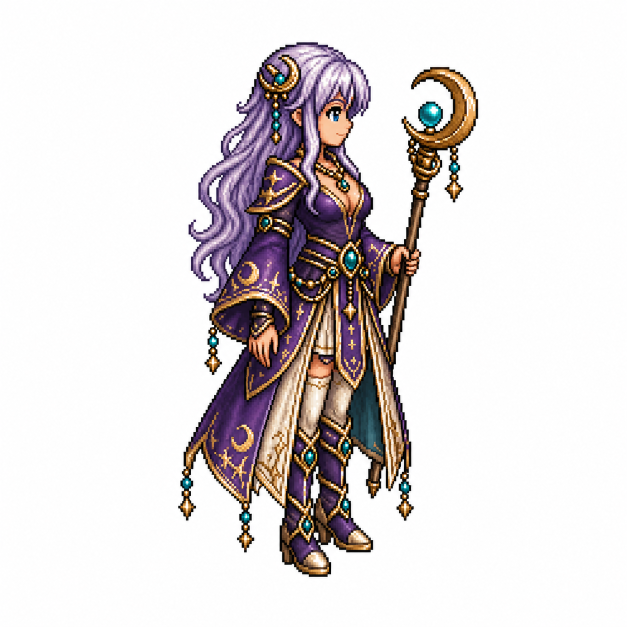
#> input picture assets/characters/purple_mage/base/east.png, 1254 x 1254 px (shown at 1/2 size)
$ python -i generate_moss_golem_v2_rock_spray_pipeline.py   (imports and definitions only)
#> lines starting #> are read from the running program, lines starting #| are printed output that depends on the picture
#!/usr/bin/env python3
"""Build the moss_golem_v2 large 8-direction rock_spray sprite pipeline."""

from __future__ import annotations

import csv
import json
import math
import random
import shutil
from collections import deque
from dataclasses import dataclass
from datetime import datetime
from pathlib import Path

from PIL import Image, ImageChops, ImageDraw, ImageEnhance, ImageFilter


ROOT = Path(__file__).resolve().parents[1]
SUBJECT_ROOT = ROOT / "assets" / "monsters" / "moss_golem_v2"
BASE = SUBJECT_ROOT / "base"
TEMPLATE = ROOT / "assets" / "sprite_pipeline_template"
ANIMATION = "rock_spray"
DIRECTIONS = [
    "south",
    "southeast",
    "east",
    "northeast",
    "north",
    "northwest",
    "west",
    "southwest",
]
FRAME_COUNT = 8
PROFILE = {
    "name": "monster_large_action_1152",
    "width": 1152,
    "height": 1152,
    "anchor_x": 576,
    "anchor_y": 1128,
    "top_padding": 288,
    "floor_padding": 24,
    "source_spacing": 1152,
    "raw_gutter": 9216,
}
USER_DIRECTION = "The golem's chest should open and many rocks should spray out at a 60 degree cone."
FEATURES = (
    "preserve the moss-covered stone golem silhouette, tan stone plates, green moss, vine wraps, "
    "glowing green chest core, glowing eyes when visible, heavy hands and feet, and no added weapons or props"
)
POSE_PLAN = [
    "Frame 01: grounded anticipation; chest plates still closed, shoulders settle, hands brace low.",
    "Frame 02: chest rises and head pulls back; chest seam cracks open with a few dust flecks.",
    "Frame 03: chest cavity opens wide and the first pebbles burst from the glowing core.",
    "Frame 04: full blast; torso commits forward and a dense stream of rocks fills the cone center.",
    "Frame 05: widest 60 degree spray; chest is fully open and rocks spread farthest across the cone.",
    "Frame 06: spray pressure drops; fewer rocks continue outward while the chest plates start to close.",
    "Frame 07: chest narrows; last pebbles and dust drift in the direction of fire.",
    "Frame 08: recovery pose; chest nearly closed, body returns to its planted stance with fading dust.",
]


@dataclass(frozen=True)
class Job:
    direction: str
    seed_file: Path
    mapped_sources: tuple[Path, ...]

    @property
    def job_id(self) -> str:
        return f"{ANIMATION}_{self.direction}"


def rel(path: Path) -> str:
    return str(path.relative_to(ROOT)).replace("\\", "/")


# [65 lines left out: functions ensure_base, mapped_sources, seed_for, copy_template_files, ensure_profile_mentions_animation, ensure_dirs, not called in this run]


def edge_background_to_alpha(image: Image.Image) -> Image.Image:
    rgb = image.convert("RGB")
#> rgb is the input picture: PIL image 1254x1254 RGB; mean R, G, B 223, 217.5, 217.9
    width, height = rgb.size
#> width = 1254; height = 1254
    pixels = rgb.load()
    visited = bytearray(width * height)
    queue: deque[tuple[int, int]] = deque()

    def is_bg(x: int, y: int) -> bool:
        r, g, b = pixels[x, y]
        return r >= 238 and g >= 238 and b >= 238 and max(r, g, b) - min(r, g, b) <= 20

    for x in range(width):
        for y in (0, height - 1):
            if is_bg(x, y):
                queue.append((x, y))
                visited[y * width + x] = 1
#> this loop made 1254 passes
    for y in range(height):
        for x in (0, width - 1):
            if is_bg(x, y):
                queue.append((x, y))
                visited[y * width + x] = 1
#> this loop made 1254 passes

    while queue:
        x, y = queue.popleft()
        for nx, ny in ((x + 1, y), (x - 1, y), (x, y + 1), (x, y - 1)):
            if nx < 0 or ny < 0 or nx >= width or ny >= height:
                continue
            index = ny * width + nx
            if visited[index] or not is_bg(nx, ny):
                continue
            visited[index] = 1
            queue.append((nx, ny))

    rgba = rgb.convert("RGBA")
    out = rgba.load()
    for y in range(height):
        for x in range(width):
            if visited[y * width + x]:
                out[x, y] = (255, 255, 255, 0)
    return rgba


def tight_crop(image: Image.Image) -> Image.Image:
    bbox = image.getchannel("A").getbbox()
    if bbox is None:
        raise SystemExit("Source image became empty after background removal")
    return image.crop(bbox)
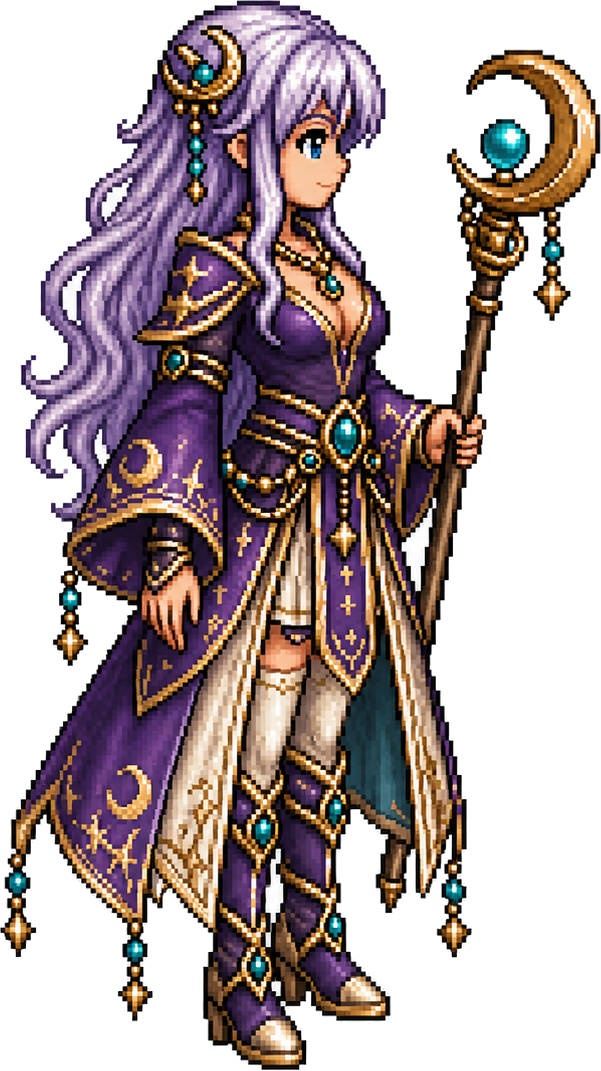
#> returned value: PIL image 601x1071 RGBA; mean R, G, B, A 179, 165.5, 166.4, 139.5; transparent parts drawn white


def normalized_seed(path: Path) -> Image.Image:
    crop = tight_crop(edge_background_to_alpha(Image.open(path)))
    max_w = 560
    max_h = 650
    scale = min(max_w / crop.width, max_h / crop.height)
    size = (max(1, round(crop.width * scale)), max(1, round(crop.height * scale)))
    sprite = crop.resize(size, Image.Resampling.LANCZOS)
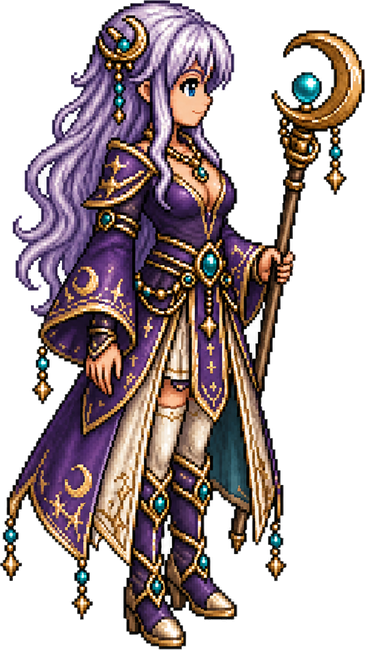
#> sprite: PIL image 365x650 RGBA; mean R, G, B, A 68.3, 54.8, 55.8, 139.5; transparent parts drawn white
    sprite = ImageEnhance.Sharpness(sprite).enhance(1.25)

    frame = Image.new("RGBA", (PROFILE["width"], PROFILE["height"]), (0, 0, 0, 0))
#> frame: PIL image 1152x1152 RGBA; every value is 0
    x = PROFILE["anchor_x"] - sprite.width // 2
    y = PROFILE["anchor_y"] - sprite.height - 28
    frame.alpha_composite(sprite, (x, y))
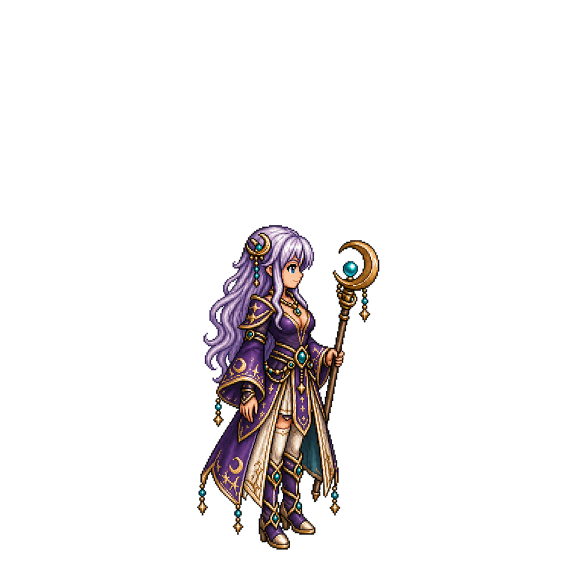
#> frame: PIL image 1152x1152 RGBA (shown at 1/2 size); mean R, G, B, A 12.2, 9.8, 10, 24.9; transparent parts drawn white
    return frame


# [199 lines left out: functions direction_vector, chest_position, alpha_layer, translate, make_body_pose, draw_open_chest and 4 more, not called in this run]


def save_frames(frames: list[Image.Image], frames_dir: Path, job_id: str) -> None:
    for index, frame in enumerate(frames, start=1):
        frame.save(frames_dir / f"{job_id}_{index:02d}.png")


# [386 lines left out: functions checker, combined_bbox, save_preview_grid, save_focus_preview, save_gif, validate_frames and 9 more, not called in this run]


# [2 lines not run here, left out]

>>> result = normalized_seed('../assets/characters/purple_mage/base/east.png')

$ run again, on assets/characters/purple_mage/base/southwest.png
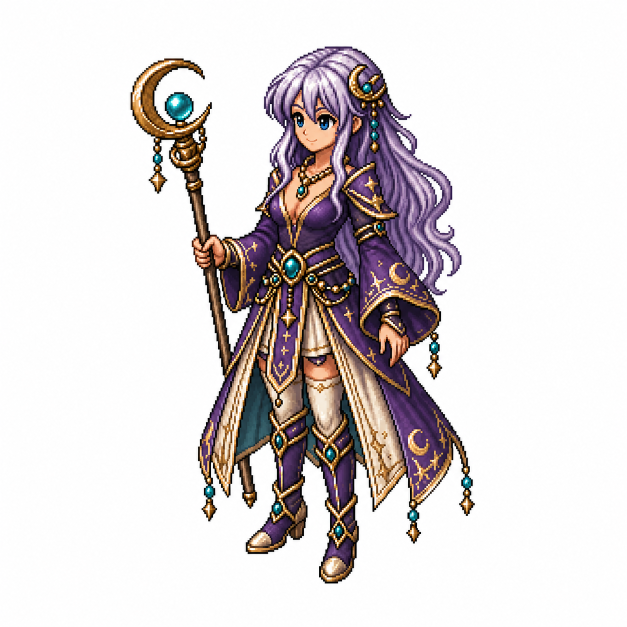
#> input picture assets/characters/purple_mage/base/southwest.png, 1254 x 1254 px (shown at 1/2 size)
#> in edge_background_to_alpha, rgb is the input picture: PIL image 1254x1254 RGB; mean R, G, B 220.3, 214.3, 214.6
#> the loop in edge_background_to_alpha, `for x in range(width):` made 1254 passes
#> the loop in edge_background_to_alpha, `for y in range(height):` made 1254 passes
#> in normalized_seed, `sprite = crop.resize(size, Image.Resampling.LANCZOS)`:
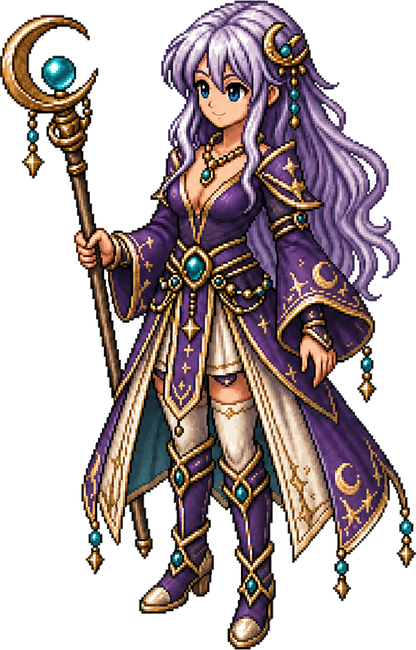
#> sprite: PIL image 416x650 RGBA; mean R, G, B, A 67.1, 54.4, 55.2, 134.1; transparent parts drawn white
#> in normalized_seed, `frame.alpha_composite(sprite, (x, y))`:
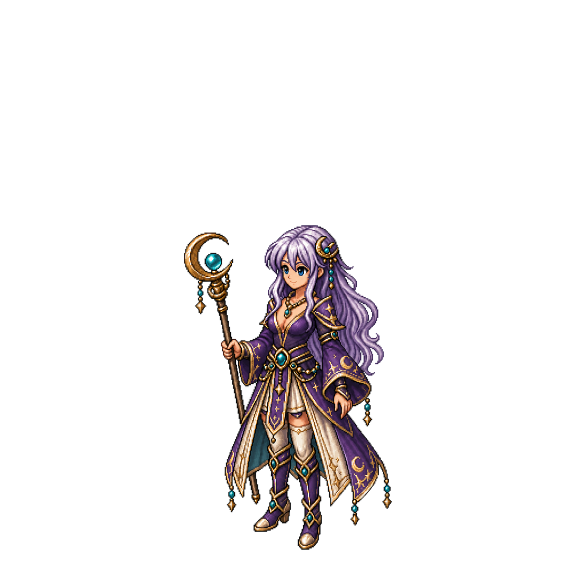
#> frame: PIL image 1152x1152 RGBA (shown at 1/2 size); mean R, G, B, A 13.7, 11.1, 11.2, 27.3; transparent parts drawn white
